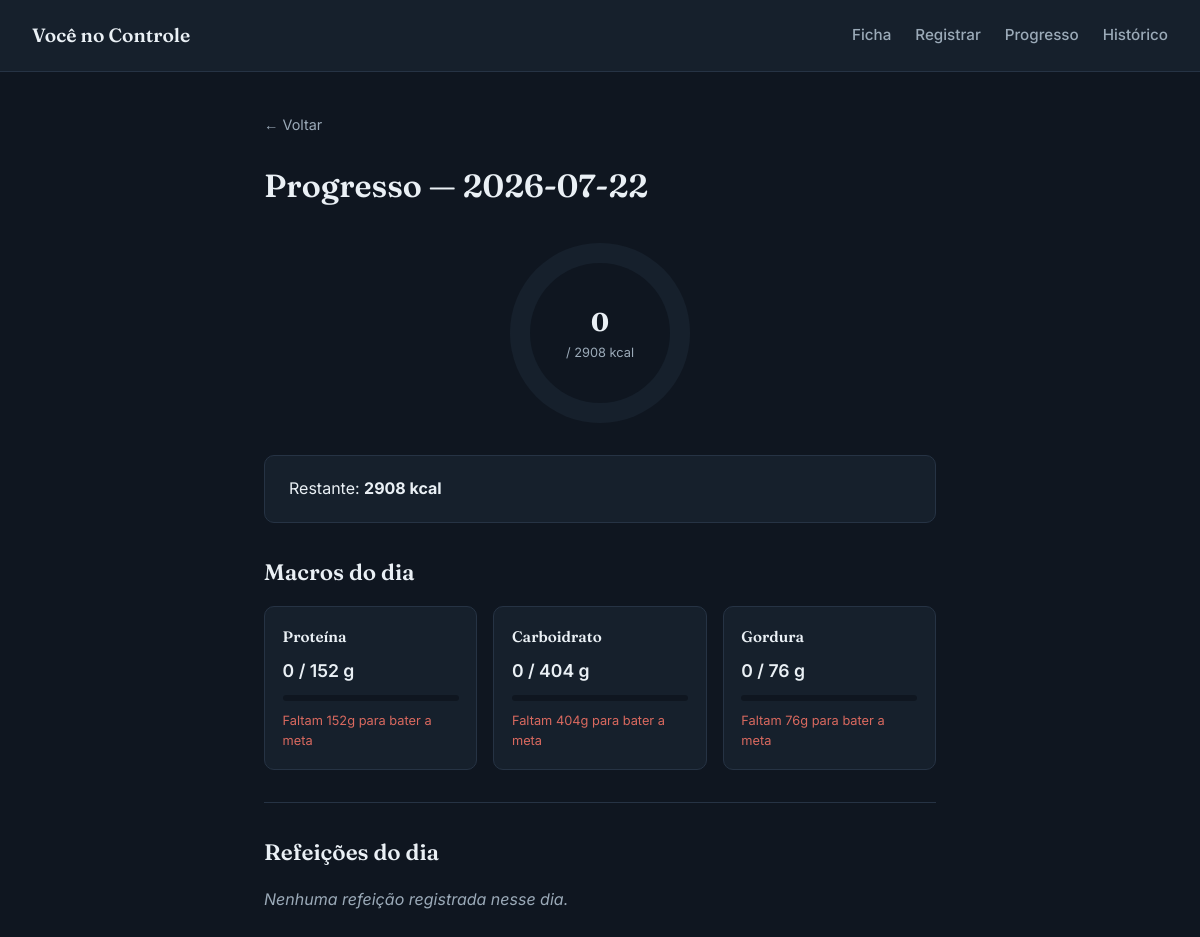
The page /progresso on the database its author committed.
### tables this page shows
CREATE TABLE usuario (
    id INTEGER PRIMARY KEY AUTOINCREMENT,
    nome TEXT NOT NULL,
    idade INTEGER NOT NULL,
    sexo TEXT NOT NULL CHECK(sexo IN ('M','F')),
    peso_atual REAL NOT NULL,
    peso_desejado REAL NOT NULL,
    altura REAL NOT NULL,
    nivel_atividade INTEGER NOT NULL CHECK(nivel_atividade BETWEEN 1 AND 4),
    objetivo INTEGER NOT NULL CHECK(objetivo IN (1,2,3)),
    tmb REAL,
    meta_calorica REAL,
    criado_em TEXT DEFAULT CURRENT_TIMESTAMP
, meta_proteina REAL, meta_carbo REAL, meta_gordura REAL);

### app.py (the view)
@app.route("/progresso")
def progresso():
    usuario = buscar_usuario()
    if usuario is None:
        return redirect("/ficha")
    hoje = str(date.today())
    totais = progresso_do_dia(usuario["id"], hoje)
    refeicoes = listar_refeicoes_do_dia(usuario["id"], hoje)
    return render_template("progresso.html", usuario=usuario, totais=totais, refeicoes=refeicoes, hoje=hoje)

### database.py (called while the page is built)
def conectar():
    conn = sqlite3.connect(DB)
    conn.row_factory = sqlite3.Row
    return conn

def buscar_usuario():
    conn = conectar()
    usuario = conn.execute("SELECT * FROM usuario LIMIT 1").fetchone()
    conn.close()
    return usuario

def progresso_do_dia(usuario_id, data):
    conn = conectar()
    resultado = conn.execute("""
        SELECT
            SUM(r.gramas * a.kcal_100g / 100) AS total_kcal,
            SUM(r.gramas * a.proteina_100g / 100) AS total_prot,
            SUM(r.gramas * a.carbo_100g / 100) AS total_carbo,
            SUM(r.gramas * a.gordura_100g / 100) AS total_gord
        FROM registro_refeicao r
        JOIN alimento a ON a.id = r.alimento_id
        WHERE r.usuario_id = ? AND r.data = ?
    """, (usuario_id, data)).fetchone()
    conn.close()
    return resultado

def listar_refeicoes_do_dia(usuario_id, data):
    conn = conectar()
    refeicoes = conn.execute("""
        SELECT r.nome_refeicao, a.nome AS alimento, r.gramas,
               (r.gramas * a.kcal_100g / 100) AS kcal
        FROM registro_refeicao r
        JOIN alimento a ON a.id = r.alimento_id
        WHERE r.usuario_id = ? AND r.data = ?
        ORDER BY r.criado_em
    """, (usuario_id, data)).fetchall()
    conn.close()
    return refeicoes

### templates/progresso.html (shortened to what this page needs)
{% extends "base.html" %}
{% block conteudo %}
    <h1>Progresso — {{ hoje }}</h1>
    {% set total_kcal = totais['total_kcal'] or 0 %}
    {% set total_prot = totais['total_prot'] or 0 %}
    {% set total_carbo = totais['total_carbo'] or 0 %}
    {% set total_gord = totais['total_gord'] or 0 %}
    {% set meta_kcal = usuario['meta_calorica'] if usuario else 0 %}
    {% set meta_prot = usuario['meta_proteina'] if usuario else 0 %}
    {% set meta_carbo = usuario['meta_carbo'] if usuario else 0 %}
    {% set meta_gord = usuario['meta_gordura'] if usuario else 0 %}
    {% set percentual = (total_kcal / meta_kcal * 100) if meta_kcal > 0 else 0 %}
    <div class="anel-progresso" style="--percentual: {{ percentual }};">
        <div class="anel-numero">
            <strong>{{ "%.0f"|format(total_kcal) }}</strong>
            <span>/ {{ "%.0f"|format(meta_kcal) }} kcal</span>
        </div>
    </div>
    <div class="cartao-resultado">
        <p>Restante: <strong>{{ "%.0f"|format(meta_kcal - total_kcal) }} kcal</strong></p>
    </div>
    <h2>Macros do dia</h2>
    <div class="grade-macros">
        {% set macros = [
            ("Proteína", total_prot, meta_prot, "g"),
            ("Carboidrato", total_carbo, meta_carbo, "g"),
            ("Gordura", total_gord, meta_gord, "g")
        ] %}
        {% for nome_macro, atual, meta, unidade in macros %}
            {% set diferenca = atual - meta %}
            {% set percentual_macro = (atual / meta * 100) if meta > 0 else 0 %}
            {% set status = "abaixo" if percentual_macro < 85 else ("acima" if percentual_macro > 115 else "ok") %}
            <div class="card-macro card-macro--{{ status }}">
                <h3>{{ nome_macro }}</h3>
                <p class="macro-valor">{{ "%.0f"|format(atual) }} / {{ "%.0f"|format(meta) }} {{ unidade }}</p>
                <div class="barra-macro">
                </div>
                {% if status == "abaixo" %}
                    <p class="macro-aviso">Faltam {{ "%.0f"|format(diferenca * -1) }}{{ unidade }} para bater a meta</p>
                {% elif status == "acima" %}
                    <p class="macro-aviso">{{ "%.0f"|format(diferenca) }}{{ unidade }} acima da meta</p>
                {% else %}
                    <p class="macro-aviso macro-aviso--ok">Dentro da meta</p>
                {% endif %}
            </div>
        {% endfor %}
    </div>
    <hr>
    <h2>Refeições do dia</h2>
    {% if refeicoes %}
        <ul class="lista-refeicoes">
        {% for r in refeicoes %}
            <li>
                <span class="tag-refeicao">{{ r['nome_refeicao'] }}</span>
                {{ r['alimento'] }} — {{ r['gramas'] }}g — {{ "%.0f"|format(r['kcal']) }} kcal
            </li>
        {% endfor %}
        </ul>
    {% else %}
        <p class="vazio">Nenhuma refeição registrada nesse dia.</p>
    {% endif %}
{% endblock %}

### static/css/style.css (style rules this page uses)
:root { --cor-fundo: #0F1620; --cor-superficie: #16202C; --cor-marca: #1F3A5C; --cor-acento: #4FA88A; --cor-acento-escuro: #3D8A70; --cor-texto: #EAF0F5; --cor-texto-secundario: #9BAAB8; --cor-alerta: #D9695F; --cor-borda: #263344; --fonte-titulo: 'Fraunces', serif; --fonte-corpo: 'Inter', sans-serif; --raio: 10px; --transicao: 150ms ease; }
* { margin: 0; padding: 0; box-sizing: border-box; }
body { background-color: var(--cor-fundo); color: var(--cor-texto); font-family: var(--fonte-corpo); line-height: 1.6; min-height: 100vh; }
h1, h2, h3 { font-family: var(--fonte-titulo); font-weight: 600; color: var(--cor-texto); margin-bottom: 1rem; }
h1 { font-size: 2rem; }
h2 { font-size: 1.4rem; margin-top: 2rem; }
.cartao-resultado { background-color: var(--cor-superficie); border: 1px solid var(--cor-borda); border-radius: var(--raio); padding: 1.25rem 1.5rem; margin-top: 1.5rem; }
.cartao-resultado p { margin-bottom: 0.5rem; }
.cartao-resultado p:last-child { margin-bottom: 0; }
.anel-progresso { --percentual-limitado: min(var(--percentual, 0), 100); width: 180px; height: 180px; border-radius: 50%; background: conic-gradient( var(--cor-acento) calc(var(--percentual-limitado) * 1%), var(--cor-superficie) 0 ); display: flex; align-items: center; justify-content: center; margin: 2rem auto; transition: background 600ms ease; }
.anel-numero { background-color: var(--cor-fundo); width: 140px; height: 140px; border-radius: 50%; display: flex; flex-direction: column; align-items: center; justify-content: center; text-align: center; }
.anel-numero strong { font-family: var(--fonte-titulo); font-size: 1.6rem; }
.anel-numero span { font-size: 0.8rem; color: var(--cor-texto-secundario); }
.vazio { color: var(--cor-texto-secundario); font-style: italic; margin-top: 1rem; }
hr { border: none; border-top: 1px solid var(--cor-borda); margin: 2rem 0; }
.grade-macros { display: grid; grid-template-columns: repeat(auto-fit, minmax(180px, 1fr)); gap: 1rem; margin-top: 1rem; }
.card-macro { background-color: var(--cor-superficie); border: 1px solid var(--cor-borda); border-radius: var(--raio); padding: 1.1rem; }
.card-macro h3 { font-size: 0.95rem; margin-bottom: 0.5rem; color: var(--cor-texto); }
.macro-valor { font-size: 1.1rem; font-weight: 600; margin-bottom: 0.6rem; }
.barra-macro { width: 100%; height: 6px; background-color: var(--cor-fundo); border-radius: 4px; overflow: hidden; margin-bottom: 0.6rem; }
.macro-aviso { font-size: 0.8rem; color: var(--cor-alerta); }

### rows shown on the page
usuario: meta_calorica "2908", meta_kcal-total_kcal "2908", nome_macro "Proteína", atual "0", meta_proteina "152", unidade "g", diferenca "152", nome_macro "Carboidrato", meta_carbo "404", diferenca "404", nome_macro "Gordura", meta_gordura "76", diferenca "76"

### other values the page prints
{{ "%.0f"|format(total_kcal) }} "0"
